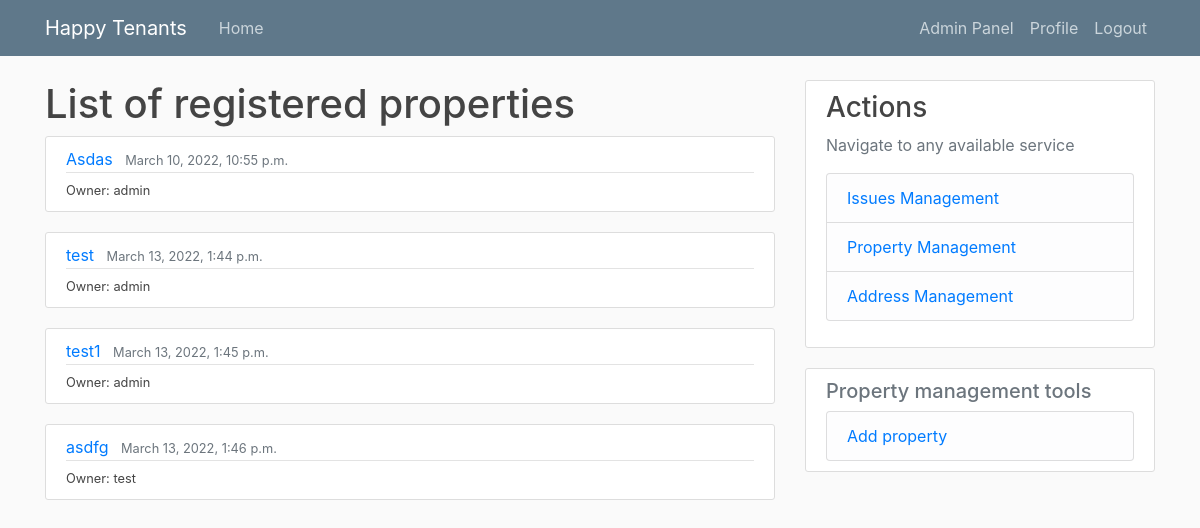
/properties/ (signed in), run on an earlier commit of the app's database.
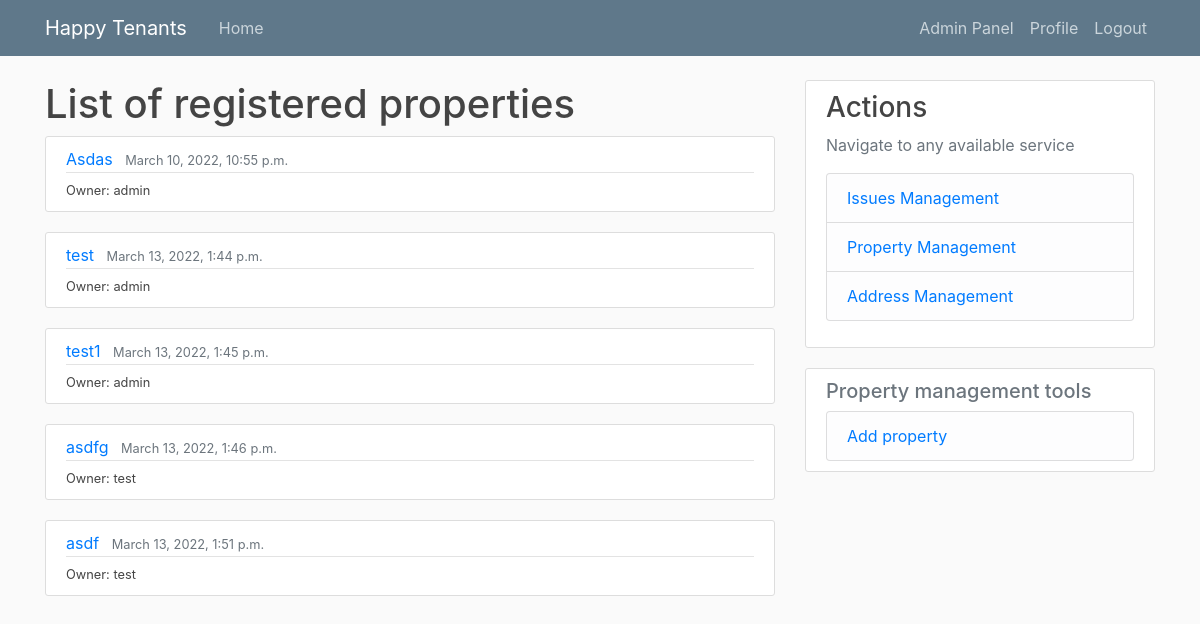
And on a later commit of the database.
### tenant_mgmt/models.py (models this page shows, shortened)
class Property(models.Model):
    name = models.CharField(max_length=50, null=True)
    address = models.ForeignKey(Address, on_delete=models.CASCADE, null=True, related_name="address_properties_set")
    owner = models.ForeignKey(User, on_delete=models.SET_NULL, related_name="owner_property_set", null=True, blank=True)
    tenants = models.ManyToManyField(User, related_name="tenant_property_set", blank=True)
    dateAdded = models.DateTimeField(auto_now_add=True)

### tenant_mgmt/views.py (the view)
# urls.py: path('properties/', PropertiesListView.as_view(), name='properties'),
@method_decorator([login_required, manager_requred], name='dispatch')
class PropertiesListView(ListView):
    model = Property
    template_name = 'tnt_mgmt/property/list.html'
    context_object_name = 'properties'

### tenant_mgmt/templatetags/extra_filters.py (called while the page is built)
@register.filter(name='has_groups')
def has_groups(user, group_names):
    groups = list(group_names.split('|'))
    userGroups = user.groups.all()
    for groupName in groups:
        group = Group.objects.get(name=groupName)
        if group in userGroups:
            return True
    return False

@register.filter(name='is_active')
def is_active(user):
    return len(user.groups.all()) > 0

### tenant_mgmt/templates/tnt_mgmt/property/list.html
{% extends "./base.html" %}
{% block content %}
    <h1>List of registered properties</h1>
    {% for property in properties %}
        <article class="media content-section">
            <div class="media-body">
            <div class="article-metadata">
                <a class="mr-2" href="{% url 'propertyDetails' property.id %}">{{ property.name }}</a>
                <small class="text-muted">{{ property.dateAdded }}</small>
            </div>
            <small><a class="article-title" href="#">Owner: {{ property.owner.username }}</a></small>
            </div>
        </article>
    {% endfor %}
{% endblock content %}

What changed in the data, as far as the page shows it:
added Property: name "asdf", dateAdded "March 13, 2022, 1:51 p.m.", owner.username "test"
